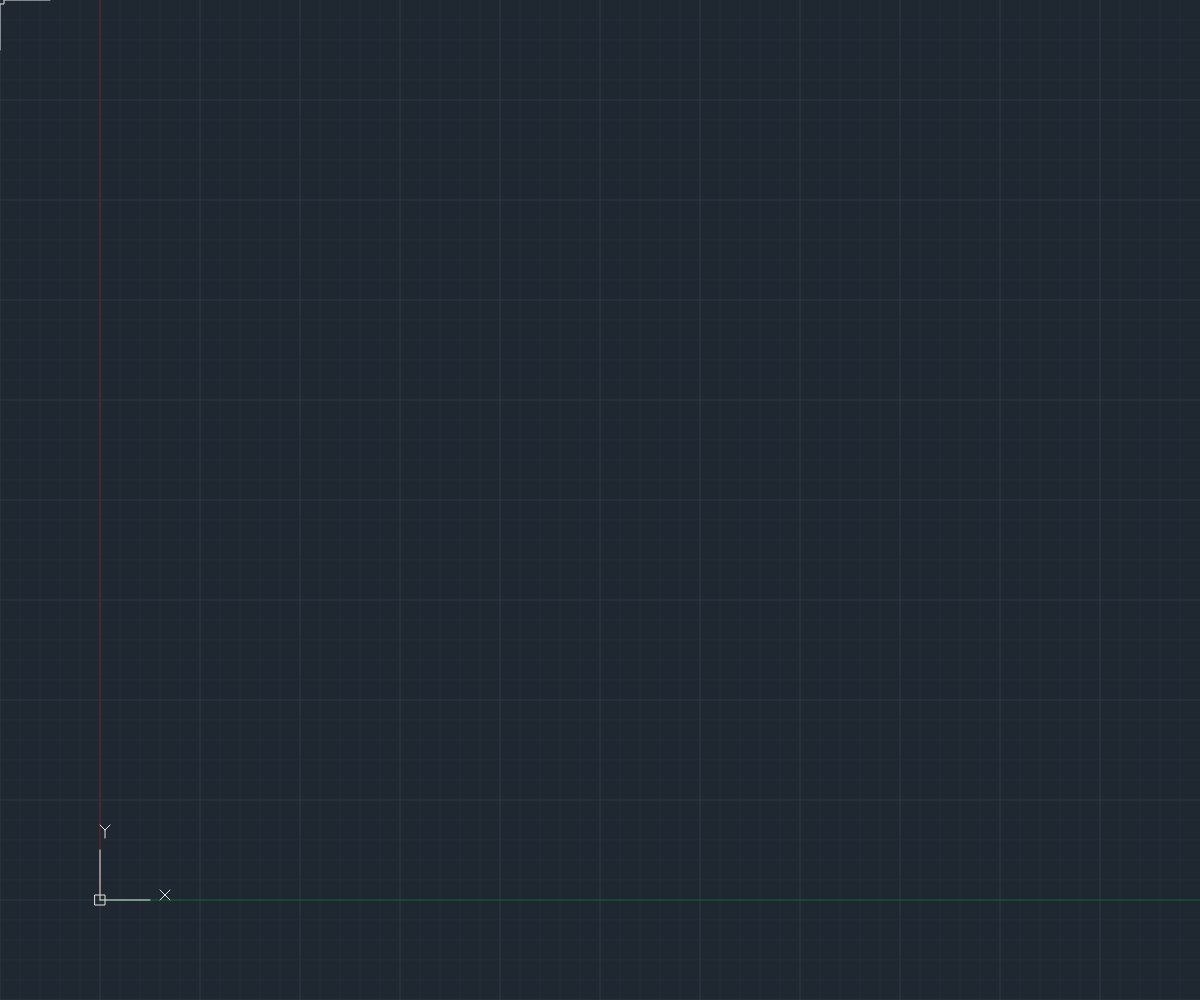
Frame 1 (no input)
Frame 60 (no input): identical to frame 1, image omitted
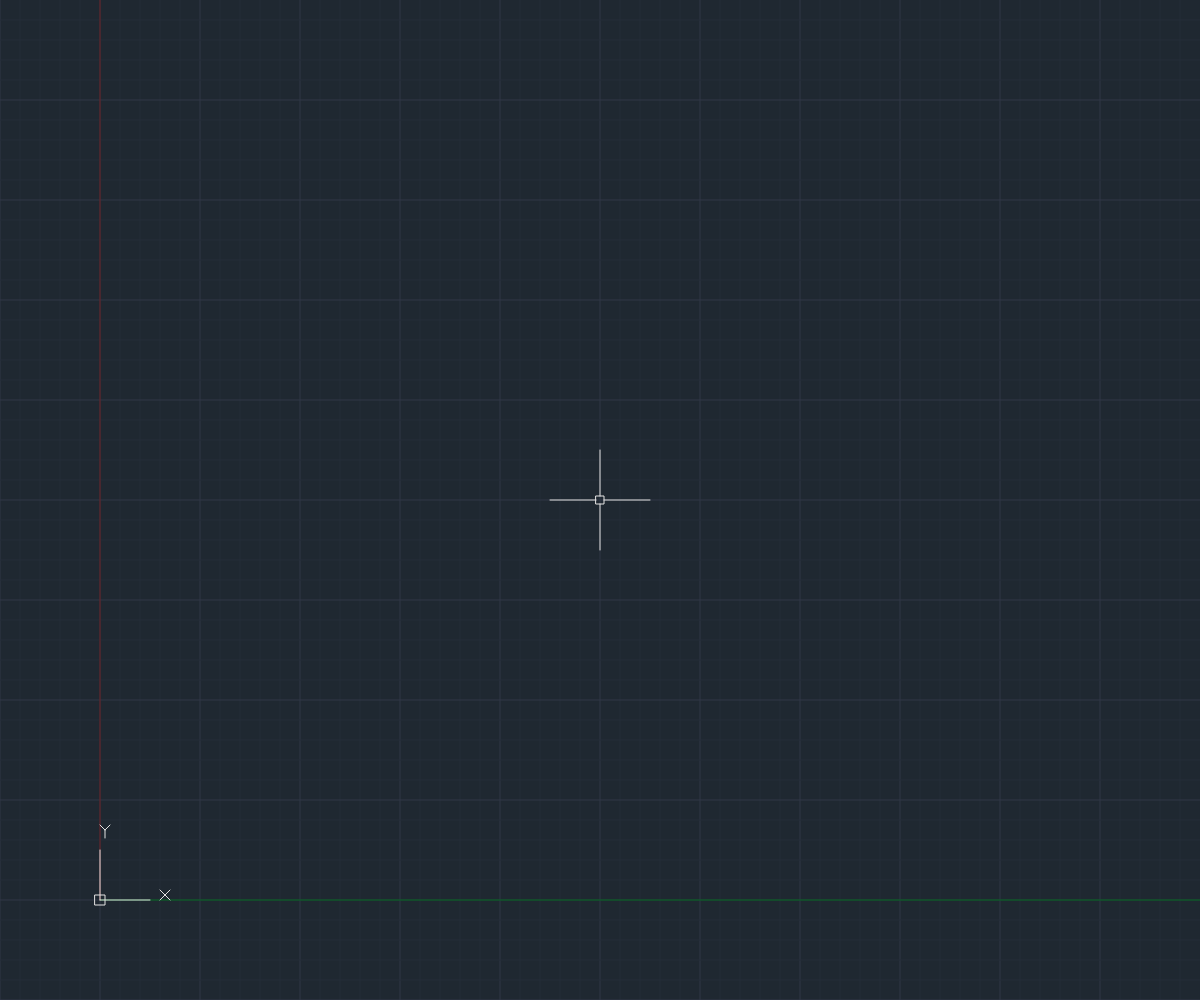
Frame 120 (the mouse pressed at the canvas centre since frame 60)

The p5.js sketch that drew these frames (run headless with seeded random() and noise() and a simulated clock; from frame 60 on, the mouse is pressed at the canvas centre):

// p5.js sketch
// ── sketch.js
function setup(){
  createCanvas(windowWidth, windowHeight);
}

function draw(){
  background(31,40,49);

  // vertical grid
  for(i=0;i<windowWidth; i+=20){
    if(i%100 === 0){
      stroke(48,55,71);
    } else {
      stroke(36,45,56);
    }
    line(i,0,i,windowHeight);
  }

  for(i=windowHeight; i>0; i-=20){
    if((windowHeight-i)%100 === 0){
      stroke(48,55,71);
    } else {
      stroke(36,45,56);
    }
    line(0,i,windowWidth,i);
  }

  let x = 100;
  let y = windowHeight-100;

  // x axis - green
  stroke(0,103,28);
  line(x,y,windowWidth,y);

  // y axis - red
  stroke(107,32,37);
  line(x,y,x,0);

  // coordinate sign
  stroke(228,227,227);
  noFill();
  rectMode(CENTER);
  rect(x,y,10,10);

  line(x,y,x+50,y); // x
  line(x+60,y-10,x+70,y);
  line(x+70,y-10,x+60,y);

  line(x,y,x,y-50); // y
  line(x,y-75,x+5,y-70);
  line(x+10,y-75,x+5,y-70);
  line(x+5,y-62,x+5,y-70);

  // mouse interactions
  rect(mouseX,mouseY,8,8);
  line(mouseX+4,mouseY,mouseX+50,mouseY);
  line(mouseX-50,mouseY,mouseX-4,mouseY);
  line(mouseX,mouseY+4,mouseX,mouseY+50);
  line(mouseX,mouseY-4,mouseX,mouseY-50);
}
